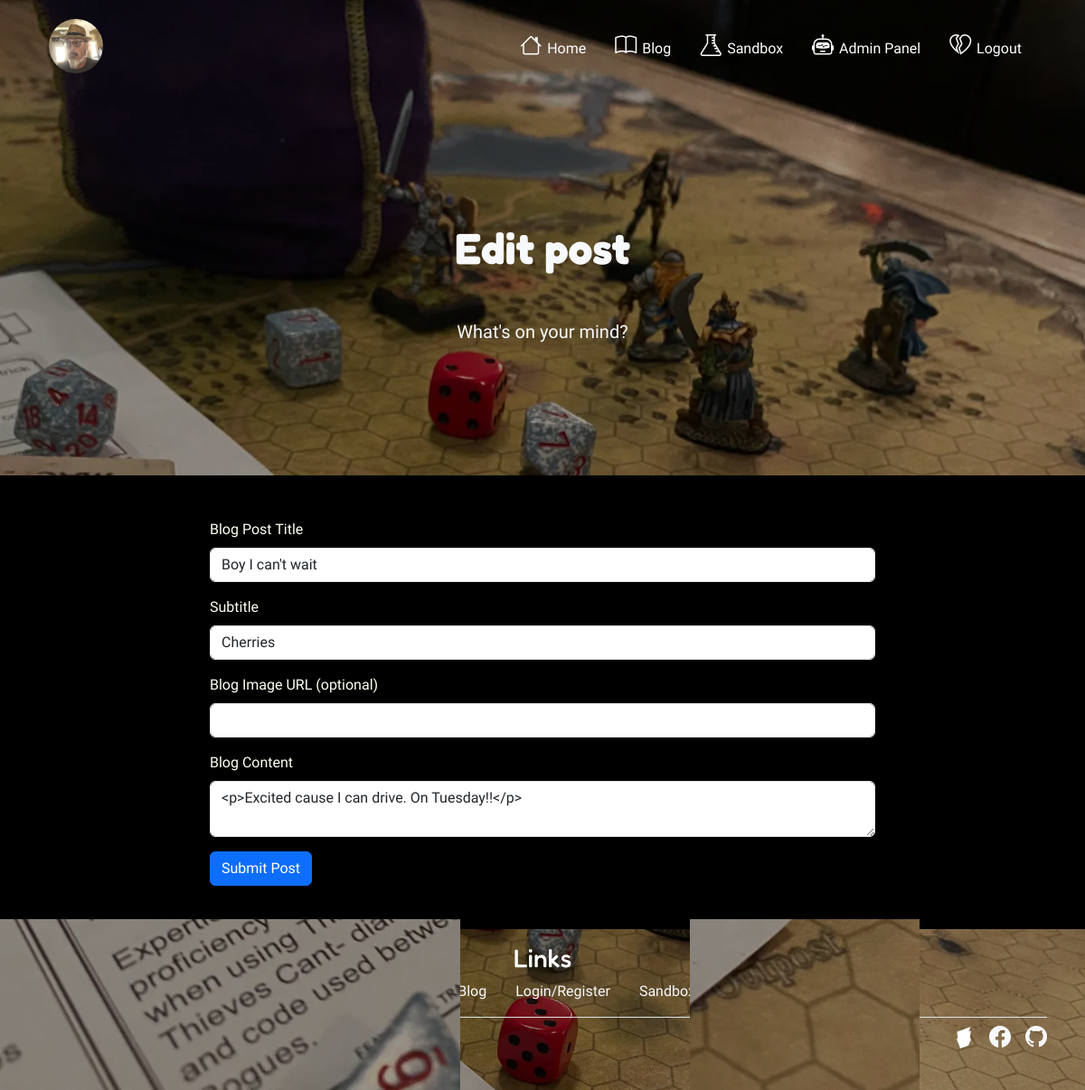
The app's page /edit-post/boy-i-can-t-wait (signed in) with its own data.
### app.py (models this page shows, shortened)
class BlogPost(db.Model):
    __tablename__ = "blog_posts"
    id: Mapped[int] = mapped_column(Integer, primary_key=True)
    author_id: Mapped[int] = mapped_column(ForeignKey("users.id"), nullable=False)
    author: Mapped["User"] = relationship(back_populates="posts")
    title: Mapped[str] = mapped_column(String(250), unique=True, nullable=False)
    subtitle: Mapped[str] = mapped_column(String(250), nullable=False)
    date: Mapped[datetime] = mapped_column(default=datetime.utcnow, nullable=False)
    updated_at: Mapped[datetime] = mapped_column(
        default=datetime.utcnow, onupdate=datetime.utcnow
    )
    is_published: Mapped[bool] = mapped_column(default=True, nullable=False)
    body: Mapped[str] = mapped_column(Text, nullable=False)
    img_url: Mapped[str] = mapped_column(String(250), nullable=True)
    slug: Mapped[str] = mapped_column(String(250), unique=True, nullable=False)
    is_hidden: Mapped[bool] = mapped_column(Boolean, nullable=False, server_default=text("0"))
    comments: Mapped[List["Comment"]] = relationship(
        back_populates="parent_post",
        cascade="all, delete",  # Auto delete comments if a post is deleted
    )

### app.py (the view, shortened to what this page needs)
@app.route("/edit-post/<slug>", methods=["GET", "POST"])
@admin_only
def edit_post(slug):
    post = db.session.execute(db.Select(BlogPost).where(BlogPost.slug == slug)).scalar_one_or_none()
    edit_form = CreatePostForm(
        title=post.title,
        subtitle=post.subtitle,
        img_url=post.img_url or "",
        body=post.body
    )
    return render_template("new-post.html", post=post, form=edit_form, is_edit=True)

### forms.py
class CreatePostForm(FlaskForm):
    title = StringField("Blog Post Title", validators=[DataRequired()])
    subtitle = StringField("Subtitle", validators=[DataRequired()])
    img_url = StringField("Blog Image URL (optional)", validators=[URL(), Optional()])
    body = TextAreaField("Blog Content", validators=[DataRequired()])
    submit = SubmitField("Submit Post")

### app.py (called while the page is built)
@login_manager.user_loader
def load_user(user_id):
    return db.session.get(User, int(user_id))

def admin_only(function):
    @wraps(function) # Ensures the wrapped func keeps its name, docstring, etc so that tools like Flask (which uses route names) don’t get confused.
    def wrapper_function(*args, **kwargs):
        if current_user.admin == 1:
            return function(*args, **kwargs)
        else:
            return abort(403)
    return wrapper_function

### templates/new-post.html
{% from "bootstrap5/form.html" import render_form %} {% extends "base.html" %}
{% block content %}
<section class="position-relative">
  <div class="px-4 py-5 my-5 text-center text-light">
    {% if is_edit %}
    <h1 class="display-5 fw-bold my-5">Edit post</h1>
    {% else %}
    <h1 class="display-5 fw-bold my-5">Add a new post to the blog</h1>
    {% endif %}
    <div class="col-lg-6 mx-auto">
      <p class="lead my-5">What's on your mind?</p>
    </div>
  </div>
</section>
<section class="section-bg">
  <div class="container">
    <div class="row">
      <div class="col-lg-8 col-md-10 mx-auto my-5">{{ render_form(form) }}</div>
    </div>
  </div>
</section>
{% endblock %}

### static/css/style.css (style rules this page uses)
.bg-wallpaper { background-image: url("../img/game-table.webp"); background-repeat: no-repeat; background-position: top center; background-attachment: fixed; background-size: cover; }
.bg-overlay::before { content: ''; position: fixed; top: 0; right: 0; bottom: 0; left: 0; background: rgba(0,0,0,0.4); z-index: -1; pointer-events: none; }
h1, h2, h3, .hero-title, .section-title { font-family: 'Fredoka', sans-serif; font-weight: 500; }
body, p, li, a, .nav-link, .btn { font-family: 'Quicksand', sans-serif; font-weight: 400; }
.section-bg { background-color:black; color: ivory; }

### records on screen
BlogPost: title "Boy I can't wait", subtitle "Cherries", body "<p>Excited cause I can drive. On Tuesday!!</p>"
